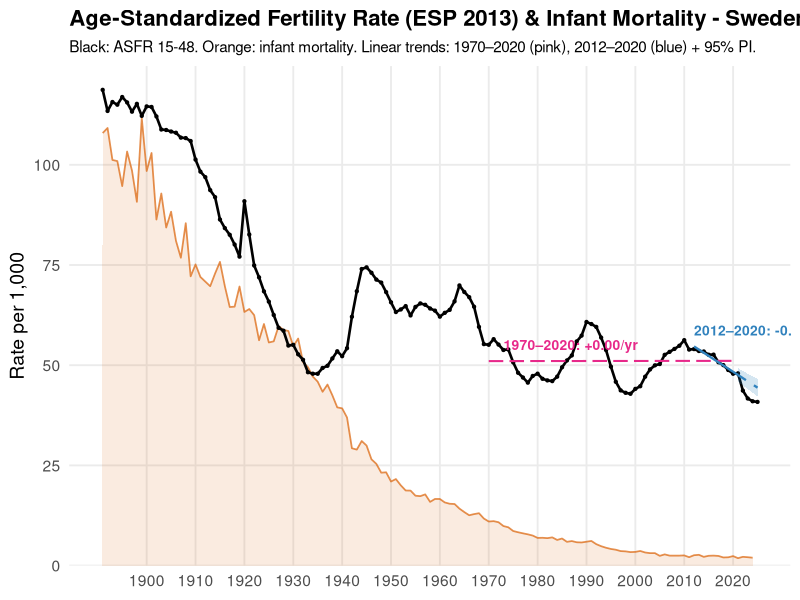
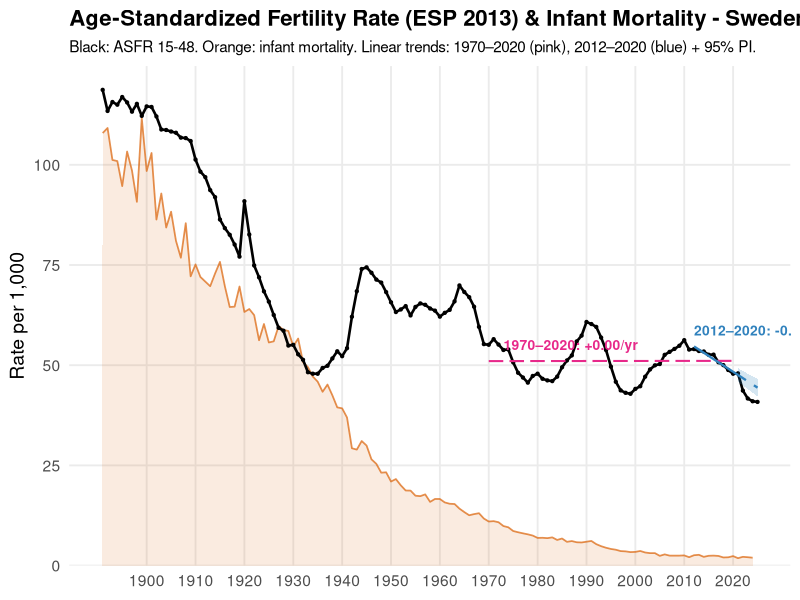
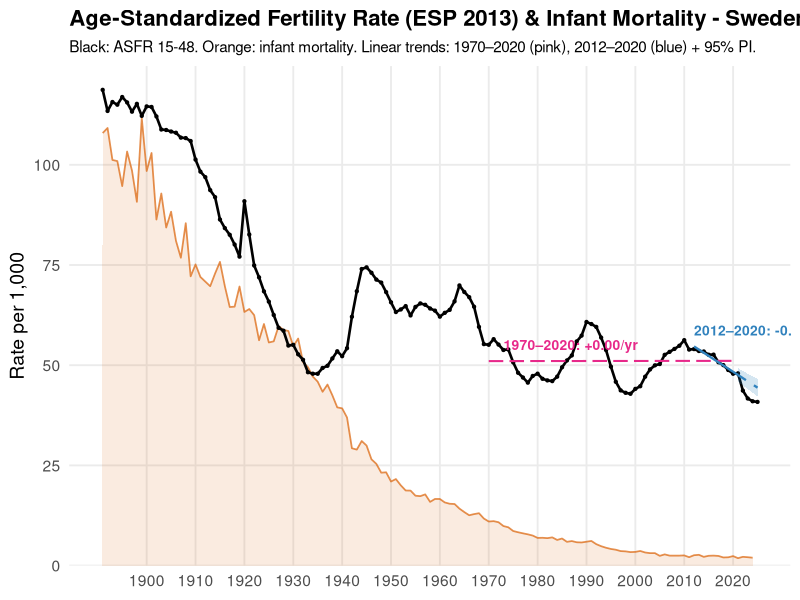

These figures' R source, in order:
###############################################################
## Age-Standardized Fertility Rate (ASFR) - ESP 2013 weights
## Ages 15–48, Swedish women
## Linear trend fitted on 2012–2020, 95% PI projected to 2021–2025
###############################################################

suppressPackageStartupMessages({
  library(dplyr)
  library(tidyr)
  library(readr)
  library(ggplot2)
  library(scales)
  library(stringr)
})

OUT_DIR <- "visual"
dir.create(OUT_DIR, recursive = TRUE, showWarnings = FALSE)

# =====================================================================
# 1. LOAD DATA
# =====================================================================
pop <- read_csv("2025_update/1860_to_2025_women_population.csv",
                show_col_types = FALSE) %>%
  mutate(Age = as.integer(Age), Year = as.integer(Year),
         Population = as.numeric(Population))

births <- read_csv("2025_update/1891_to_2025_births.csv",
                   show_col_types = FALSE) %>%
  mutate(MotherAge = as.integer(MotherAge), Year = as.integer(Year),
         Births = as.numeric(Births))

# =====================================================================
# 1b. LOAD INFANT MORTALITY
# =====================================================================
imr_raw <- read_delim(
  "2025_update/000000MM_20260309-204950.csv",
  delim = ";", skip = 2, col_names = TRUE,
  show_col_types = FALSE,
  locale = locale(encoding = "UTF-8")
)

# Keep only "Deaths in the first year" columns (first 165 year-columns after sex)
imr <- imr_raw %>%
  slice(1) %>%                              # "boys and girls" row
  select(-1) %>%                            # drop sex column
  mutate(across(everything(), as.character)) %>%
  pivot_longer(everything(), names_to = "col_name", values_to = "Rate") %>%
  filter(str_detect(col_name, "first year")) %>%
  mutate(
    Year = as.integer(str_extract(col_name, "\\d{4}$")),
    IMR  = as.numeric(ifelse(Rate == "..", NA, Rate))
  ) %>%
  select(Year, IMR) %>%
  filter(!is.na(IMR))

cat("Infant mortality loaded:", nrow(imr), "years,",
    min(imr$Year), "-", max(imr$Year), "\n")

# =====================================================================
# 2. AGE-SPECIFIC RATES BY 5-YEAR GROUP
# =====================================================================
ages_keep <- 15:48

mk_group5 <- function(a) {
  gs <- (a %/% 5) * 5
  sprintf("%02d-%02d", gs, gs + 4)
}

births_grp <- births %>%
  filter(MotherAge %in% ages_keep) %>%
  mutate(AgeGroup5 = mk_group5(MotherAge)) %>%
  group_by(Year, AgeGroup5) %>%
  summarise(Births = sum(Births, na.rm = TRUE), .groups = "drop")

pop_grp <- pop %>%
  filter(Age %in% ages_keep) %>%
  mutate(AgeGroup5 = mk_group5(Age)) %>%
  group_by(Year, AgeGroup5) %>%
  summarise(Population = sum(Population, na.rm = TRUE), .groups = "drop")

rates <- births_grp %>%
  inner_join(pop_grp, by = c("Year", "AgeGroup5")) %>%
  mutate(ASFR = Births / Population)   # per-woman rate (not per 1000)

# =====================================================================
# 3. ESP 2013 WEIGHTS
# =====================================================================
# European Standard Population 2013, per 5-year group (per 100,000):
#   15-19: 5500   20-24: 5500   25-29: 5500   30-34: 5500
#   35-39: 5500   40-44: 5500   45-49: 5500
# All equal in the fertile range, so the standardized rate is
# simply the mean ASFR across groups × 5 (TFR-like scaling),
# but we keep the proper weighted formula for correctness.

esp2013 <- tibble(
  AgeGroup5 = c("15-19", "20-24", "25-29", "30-34",
                "35-39", "40-44", "45-49"),
  ESP_w     = c(5500, 5500, 5500, 5500, 5500, 5500, 5500)
)

# Normalize weights to sum to 1
esp2013 <- esp2013 %>% mutate(w = ESP_w / sum(ESP_w))

# Join weights and compute standardized rate per year
asfr_std <- rates %>%
  inner_join(esp2013, by = "AgeGroup5") %>%
  group_by(Year) %>%
  summarise(
    ASFR_std = sum(ASFR * w),          # weighted mean (per woman)
    ASFR_std_1000 = sum(ASFR * w) * 1000,  # per 1,000 women
    .groups = "drop"
  ) %>%
  arrange(Year)

cat("ASFR computed:", nrow(asfr_std), "years,",
    min(asfr_std$Year), "-", max(asfr_std$Year), "\n")

# =====================================================================
# 4. LINEAR TRENDS + 95% PI 2021-2025
# =====================================================================

# --- Trend 1: 1970–2020 ---
fit_data_70 <- asfr_std %>% filter(Year >= 1970, Year <= 2020)
lm_70 <- lm(ASFR_std_1000 ~ Year, data = fit_data_70)

cat("Linear trend 1970-2020:\n")
cat("  Slope:    ", coef(lm_70)[2], "per year\n")
cat("  R²:       ", summary(lm_70)$r.squared, "\n")

trend_70 <- tibble(Year = 1970:2020) %>%
  mutate(fit = predict(lm_70, newdata = .))

# --- Trend 2: 2012–2020 (existing) ---
fit_data <- asfr_std %>% filter(Year >= 2012, Year <= 2020)
lm_fit   <- lm(ASFR_std_1000 ~ Year, data = fit_data)

cat("Linear trend 2012-2020:\n")
cat("  Slope:    ", coef(lm_fit)[2], "per year\n")
cat("  R²:       ", summary(lm_fit)$r.squared, "\n")

# Trend line for 2012–2020
trend_line <- tibble(Year = 2012:2020) %>%
  mutate(fit = predict(lm_fit, newdata = .))

# 95% prediction interval for 2021–2025
pi_years <- tibble(Year = 2021:2025)
pi_pred  <- predict(lm_fit, newdata = pi_years, interval = "prediction", level = 0.95)
pi_df    <- bind_cols(pi_years, as_tibble(pi_pred)) %>%
  rename(fit = fit, lwr = lwr, upr = upr)

# =====================================================================
# 5. PLOT (single axis: ASFR + Infant Mortality both per 1,000)
# =====================================================================

# Filter IMR to ASFR year range
imr_plot <- imr %>%
  filter(Year >= min(asfr_std$Year), Year <= max(asfr_std$Year))

p <- ggplot() +
  # Infant mortality (shaded area, behind)
  geom_area(data = imr_plot, aes(x = Year, y = IMR),
            fill = "#d95f02", alpha = 0.12) +
  geom_line(data = imr_plot, aes(x = Year, y = IMR),
            linewidth = 0.6, color = "#d95f02", alpha = 0.7) +
  # Observed ASFR
  geom_line(data = asfr_std, aes(x = Year, y = ASFR_std_1000),
            linewidth = 0.9, color = "black") +
  geom_point(data = asfr_std, aes(x = Year, y = ASFR_std_1000),
             size = 0.8, color = "black") +
  # Linear trend 1970–2020
  geom_line(data = trend_70, aes(x = Year, y = fit),
            linewidth = 0.7, color = "#e7298a", linetype = "longdash") +
  # 95% prediction interval ribbon (2021–2025)
  geom_ribbon(data = pi_df, aes(x = Year, ymin = lwr, ymax = upr),
              fill = "#3182bd", alpha = 0.2) +
  # Linear trend 2012–2020 (solid)
  geom_line(data = trend_line, aes(x = Year, y = fit),
            linewidth = 0.8, color = "#3182bd", linetype = "solid") +
  # Trend extrapolation into 2021–2025 (dashed)
  geom_line(data = pi_df, aes(x = Year, y = fit),
            linewidth = 0.8, color = "#3182bd", linetype = "dashed") +
  # Connecting the two segments
  geom_segment(
    aes(x = 2020, xend = 2021,
        y = tail(trend_line$fit, 1), yend = head(pi_df$fit, 1)),
    linewidth = 0.8, color = "#3182bd", linetype = "dashed"
  ) +
  # Trend labels
  annotate("text", x = 1973, y = predict(lm_70, newdata = tibble(Year = 1973)) + 4,
           label = paste0("1970\u20132020: ", sprintf("%+.2f", coef(lm_70)[2]), "/yr"),
           color = "#e7298a", fontface = "bold", size = 3.5, hjust = 0) +
  annotate("text", x = 2012, y = predict(lm_fit, newdata = tibble(Year = 2012)) + 4,
           label = paste0("2012\u20132020: ", sprintf("%+.2f", coef(lm_fit)[2]), "/yr"),
           color = "#3182bd", fontface = "bold", size = 3.5, hjust = 0) +
  scale_x_continuous(breaks = seq(1900, 2025, by = 10)) +
  scale_y_continuous(limits = c(0, NA), expand = expansion(mult = c(0, 0.05))) +
  labs(
    title    = "Age-Standardized Fertility Rate (ESP 2013) & Infant Mortality - Sweden",
    subtitle = paste0(
      "Black: ASFR 15-48. Orange: infant mortality. ",
      "Linear trends: 1970\u20132020 (pink), 2012\u20132020 (blue) + 95% PI."
    ),
    x = NULL, y = "Rate per 1,000"
  ) +
  theme_minimal(base_size = 14) +
  theme(
    plot.title       = element_text(face = "bold", size = 16),
    plot.subtitle    = element_text(size = 11),
    panel.grid.minor = element_blank(),
    panel.background = element_rect(fill = "white", color = NA),
    plot.background  = element_rect(fill = "white", color = NA)
  )

p

ggsave(file.path(OUT_DIR, "ASFR_ESP2013_trend_PI_1891_2025.png"),
       p, width = 14, height = 7, dpi = 300, bg = "white")
ggsave(file.path(OUT_DIR, "ASFR_ESP2013_trend_PI_1891_2025.pdf"),
       p, width = 14, height = 7, bg = "white")

cat("ASFR plot saved.\n")
